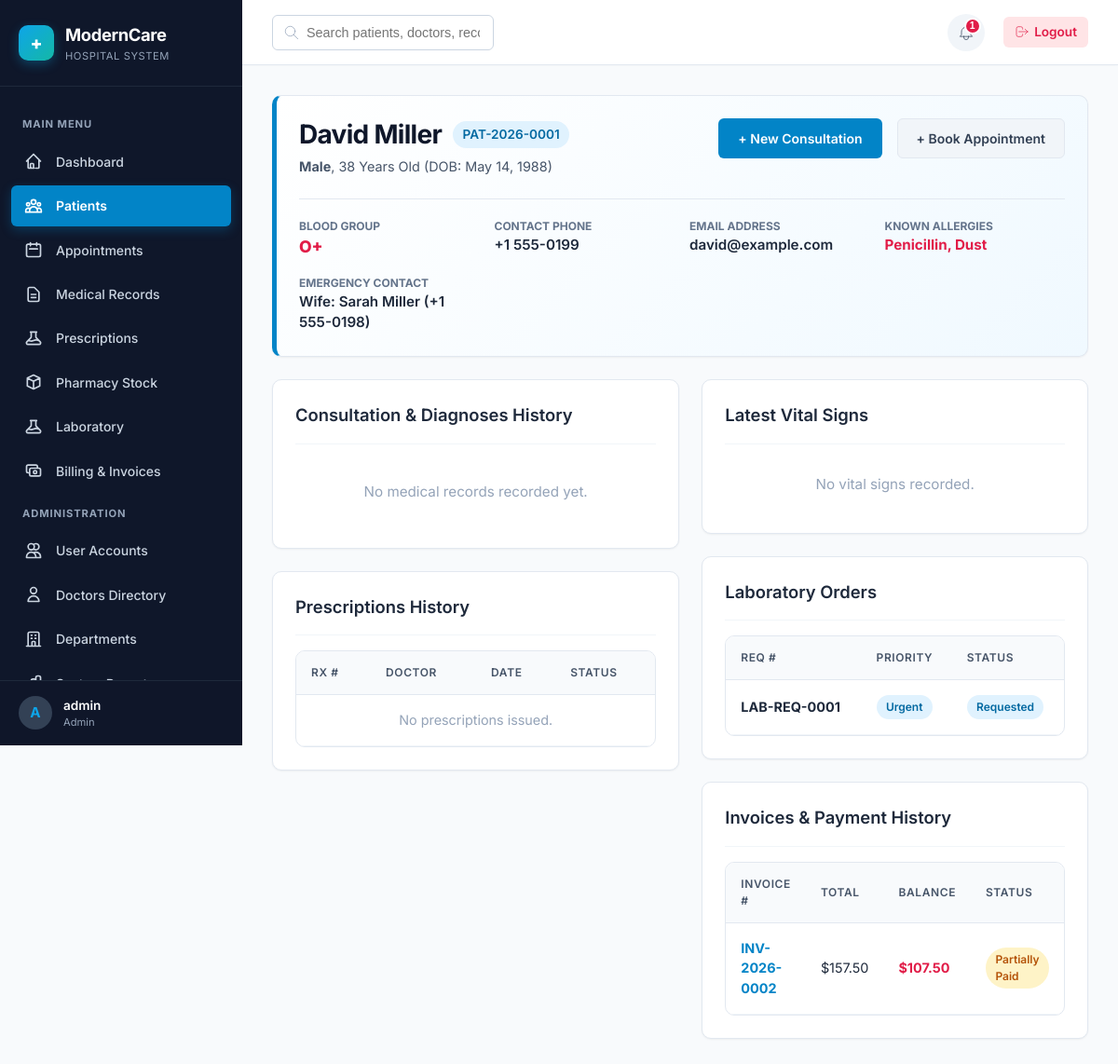
The page /patients/profile.php?id=1 (signed in) on the database its author committed.
### tables this page shows
CREATE TABLE `notifications` (
    `id` INT AUTO_INCREMENT PRIMARY KEY,
    `user_id` INT NOT NULL,
    `title` VARCHAR(150) NOT NULL,
    `message` TEXT NOT NULL,
    `type` ENUM('Info', 'Warning', 'Success', 'Danger') DEFAULT 'Info',
    `is_read` TINYINT(1) DEFAULT 0,
    `link` VARCHAR(255) NULL,
    `created_at` DATETIME DEFAULT CURRENT_TIMESTAMP,
    FOREIGN KEY (`user_id`) REFERENCES `users`(`id`) ON DELETE CASCADE
);

CREATE TABLE `patients` (
    `id` INT AUTO_INCREMENT PRIMARY KEY,
    `user_id` INT NULL,
    `patient_number` VARCHAR(30) NOT NULL UNIQUE,
    `first_name` VARCHAR(50) NOT NULL,
    `last_name` VARCHAR(50) NOT NULL,
    `gender` ENUM('Male', 'Female', 'Other') NOT NULL,
    `date_of_birth` DATE NOT NULL,
    `phone` VARCHAR(20) NOT NULL,
    `email` VARCHAR(100) NULL,
    `address` TEXT NULL,
    `emergency_contact` VARCHAR(150) NULL,
    `blood_group` ENUM('A+', 'A-', 'B+', 'B-', 'AB+', 'AB-', 'O+', 'O-', 'Unknown') DEFAULT 'Unknown',
    `allergies` TEXT NULL,
    `status` ENUM('Active', 'Inactive') DEFAULT 'Active',
    `created_at` DATETIME DEFAULT CURRENT_TIMESTAMP,
    FOREIGN KEY (`user_id`) REFERENCES `users`(`id`) ON DELETE SET NULL
);

CREATE TABLE `lab_requests` (
    `id` INT AUTO_INCREMENT PRIMARY KEY,
    `request_number` VARCHAR(30) NOT NULL UNIQUE,
    `patient_id` INT NOT NULL,
    `doctor_id` INT NOT NULL,
    `medical_record_id` INT NULL,
    `request_date` DATETIME DEFAULT CURRENT_TIMESTAMP,
    `status` ENUM('Requested', 'Sample Collected', 'Processing', 'Completed', 'Cancelled') DEFAULT 'Requested',
    `priority` ENUM('Routine', 'Urgent', 'Emergency') DEFAULT 'Routine',
    `notes` TEXT NULL,
    `created_at` DATETIME DEFAULT CURRENT_TIMESTAMP,
    FOREIGN KEY (`patient_id`) REFERENCES `patients`(`id`) ON DELETE CASCADE,
    FOREIGN KEY (`doctor_id`) REFERENCES `doctors`(`id`) ON DELETE RESTRICT,
    FOREIGN KEY (`medical_record_id`) REFERENCES `medical_records`(`id`) ON DELETE SET NULL
);

CREATE TABLE `invoices` (
    `id` INT AUTO_INCREMENT PRIMARY KEY,
    `invoice_number` VARCHAR(30) NOT NULL UNIQUE,
    `patient_id` INT NOT NULL,
    `appointment_id` INT NULL,
    `invoice_date` DATE NOT NULL,
    `due_date` DATE NOT NULL,
    `subtotal` DECIMAL(10,2) NOT NULL DEFAULT 0.00,
    `discount` DECIMAL(10,2) NOT NULL DEFAULT 0.00,
    `tax` DECIMAL(10,2) NOT NULL DEFAULT 0.00,
    `total_amount` DECIMAL(10,2) NOT NULL DEFAULT 0.00,
    `amount_paid` DECIMAL(10,2) NOT NULL DEFAULT 0.00,
    `balance` DECIMAL(10,2) NOT NULL DEFAULT 0.00,
    `status` ENUM('Unpaid', 'Partially Paid', 'Paid', 'Cancelled') DEFAULT 'Unpaid',
    `created_by` INT NULL,
    `created_at` DATETIME DEFAULT CURRENT_TIMESTAMP,
    FOREIGN KEY (`patient_id`) REFERENCES `patients`(`id`) ON DELETE CASCADE,
    FOREIGN KEY (`appointment_id`) REFERENCES `appointments`(`id`) ON DELETE SET NULL,
    FOREIGN KEY (`created_by`) REFERENCES `users`(`id`) ON DELETE SET NULL
);

### includes/functions.php (called while the page is built, shortened)
<?php
function escape(?string $string): string {
    return htmlspecialchars($string ?? '', ENT_QUOTES, 'UTF-8');
}
function format_currency(float $amount, string $symbol = '$'): string {
    return $symbol . number_format($amount, 2);
}
function format_date(?string $dateStr, string $format = 'M d, Y'): string {
    $timestamp = strtotime($dateStr);
    return $timestamp ? date($format, $timestamp) : 'N/A';
}

### includes/auth.php (called while the page is built, shortened)
<?php
require_once __DIR__ . '/functions.php';
function is_logged_in(): bool {
    return isset($_SESSION['user_id']) && !empty($_SESSION['user_id']);
}
function has_role(string|array $roles): bool {
    $roleList = is_array($roles) ? $roles : [$roles];
    $userRole = $_SESSION['role_name'] ?? '';
    return $userRole === 'Admin' || in_array($userRole, $roleList, true);
}

### patients/profile.php (the view, shortened to what this page needs)
<?php
$baseUrl   = '../';
require_once __DIR__ . '/../includes/header.php';
require_once __DIR__ . '/../includes/sidebar.php';
$db = Database::getInstance();
$patientId = (int)($_GET['id'] ?? 0);
$pStmt = $db->prepare("SELECT * FROM patients WHERE id = :id");
$pStmt->execute([':id' => $patientId]);
$patient = $pStmt->fetch();
$dob = new DateTime($patient['date_of_birth']);
$now = new DateTime();
$age = $now->diff($dob)->y;
$vitalsStmt = $db->prepare("SELECT * FROM vital_signs WHERE patient_id = :pid ORDER BY recorded_at DESC LIMIT 5");
$vitalsStmt->execute([':pid' => $patientId]);
$vitals = $vitalsStmt->fetchAll();
$recordsStmt = $db->prepare("
    SELECT mr.*, d.first_name AS doc_fn, d.last_name AS doc_ln
    FROM medical_records mr
    JOIN doctors d ON mr.doctor_id = d.id
    WHERE mr.patient_id = :pid
    ORDER BY mr.visit_date DESC
");
$recordsStmt->execute([':pid' => $patientId]);
$medicalRecords = $recordsStmt->fetchAll();
$rxStmt = $db->prepare("
    SELECT pr.*, d.first_name AS doc_fn, d.last_name AS doc_ln
    FROM prescriptions pr
    JOIN doctors d ON pr.doctor_id = d.id
    WHERE pr.patient_id = :pid
    ORDER BY pr.prescription_date DESC
");
$rxStmt->execute([':pid' => $patientId]);
$prescriptions = $rxStmt->fetchAll();
$labStmt = $db->prepare("
    SELECT lr.*, d.first_name AS doc_fn, d.last_name AS doc_ln
    FROM lab_requests lr
    JOIN doctors d ON lr.doctor_id = d.id
    WHERE lr.patient_id = :pid
    ORDER BY lr.request_date DESC
");
$labStmt->execute([':pid' => $patientId]);
$labRequests = $labStmt->fetchAll();
$invStmt = $db->prepare("SELECT * FROM invoices WHERE patient_id = :pid ORDER BY invoice_date DESC");
$invStmt->execute([':pid' => $patientId]);
$invoices = $invStmt->fetchAll();
?>
<div class="main-content">
    <?php require_once __DIR__ . '/../includes/navbar.php'; ?>
    <main class="content-body">
        <div class="card" style="background: linear-gradient(135deg, #ffffff 0%, var(--primary-50) 100%); border-left: 5px solid var(--primary-600);">
            <div style="display:flex; justify-content:space-between; align-items:flex-start; flex-wrap:wrap; gap:1.5rem;">
                <div>
                    <div style="display:flex; align-items:center; gap:0.75rem;">
                        <h1 class="page-title" style="margin:0;"><?= escape($patient['first_name'] . ' ' . $patient['last_name']) ?></h1>
                        <span class="badge badge-info" style="font-size:0.85rem;"><?= escape($patient['patient_number']) ?></span>
                    </div>
                    <div style="color:var(--slate-600); font-size:0.9rem; margin-top:0.35rem;">
                        <strong><?= escape($patient['gender']) ?></strong>, <?= $age ?> Years Old (DOB: <?= format_date($patient['date_of_birth']) ?>)
                    </div>
                </div>
                <div style="display:flex; gap:1rem;">
                    <?php if (has_role(['Admin', 'Doctor', 'Nurse'])): ?>
                        <a href="../medical-records/index.php?patient_id=<?= $patient['id'] ?>" class="btn btn-primary">+ New Consultation</a>
                    <?php endif; ?>
                    <?php if (has_role(['Admin', 'Receptionist'])): ?>
                        <a href="../appointments/index.php?patient_id=<?= $patient['id'] ?>" class="btn btn-secondary">+ Book Appointment</a>
                    <?php endif; ?>
                </div>
            </div>
            <div style="display:grid; grid-template-columns: repeat(auto-fit, minmax(180px, 1fr)); gap:1rem; margin-top:1.5rem; padding-top:1.25rem; border-top:1px solid var(--slate-200);">
                <div>
                    <div style="font-size:0.75rem; color:var(--slate-500); text-transform:uppercase; font-weight:700;">Blood Group</div>
                    <div style="font-weight:800; font-size:1.1rem; color:var(--rose-600);"><?= escape($patient['blood_group']) ?></div>
                </div>
                <div>
                    <div style="font-size:0.75rem; color:var(--slate-500); text-transform:uppercase; font-weight:700;">Contact Phone</div>
                    <div style="font-weight:600; color:var(--slate-800);"><?= escape($patient['phone']) ?></div>
                </div>
                <div>
                    <div style="font-size:0.75rem; color:var(--slate-500); text-transform:uppercase; font-weight:700;">Email Address</div>
                    <div style="font-weight:600; color:var(--slate-800);"><?= escape($patient['email'] ?: 'N/A') ?></div>
                </div>
                <div>
                    <div style="font-size:0.75rem; color:var(--slate-500); text-transform:uppercase; font-weight:700;">Known Allergies</div>
                    <div style="font-weight:700; color:var(--rose-600);"><?= escape($patient['allergies'] ?: 'None') ?></div>
                </div>
                <div>
                    <div style="font-size:0.75rem; color:var(--slate-500); text-transform:uppercase; font-weight:700;">Emergency Contact</div>
                    <div style="font-weight:600; color:var(--slate-800);"><?= escape($patient['emergency_contact'] ?: 'N/A') ?></div>
                </div>
            </div>
        </div>
        <div class="dashboard-grid">
            <div>
                <div class="card">
                    <div class="card-header">
                        <div class="card-title">Consultation & Diagnoses History</div>
                    </div>
                    <?php if (empty($medicalRecords)): ?>
                        <div style="color:var(--slate-400); text-align:center; padding:1.5rem;">No medical records recorded yet.</div>
                    <?php endif; ?>
                </div>
                <div class="card">
                    <div class="card-header">
                        <div class="card-title">Prescriptions History</div>
                    </div>
                    <div class="table-responsive">
                        <table class="table">
                            <thead>
                                <tr>
                                    <th>Rx #</th>
                                    <th>Doctor</th>
                                    <th>Date</th>
                                    <th>Status</th>
                                </tr>
                            </thead>
                            <tbody>
                                <?php if (empty($prescriptions)): ?>
                                    <tr><td colspan="4" style="text-align:center; color:var(--slate-400);">No prescriptions issued.</td></tr>
                                <?php endif; ?>
                            </tbody>
                        </table>
                    </div>
                </div>
            </div>
            <div>
                <div class="card">
                    <div class="card-header">
                        <div class="card-title">Latest Vital Signs</div>
                    </div>
                    <?php if (empty($vitals)): ?>
                        <div style="color:var(--slate-400); text-align:center; padding:1rem;">No vital signs recorded.</div>
                    <?php endif; ?>
                </div>
                <div class="card">
                    <div class="card-header">
                        <div class="card-title">Laboratory Orders</div>
                    </div>
                    <div class="table-responsive">
                        <table class="table">
                            <thead>
                                <tr>
                                    <th>Req #</th>
                                    <th>Priority</th>
                                    <th>Status</th>
                                </tr>
                            </thead>
                            <tbody>
                                <?php if (empty($labRequests)): ?>
                                    <tr><td colspan="3" style="text-align:center; color:var(--slate-400);">No lab tests requested.</td></tr>
                                <?php else: ?>
                                    <?php foreach ($labRequests as $lr): ?>
                                        <tr>
                                            <td><strong><?= escape($lr['request_number']) ?></strong></td>
                                            <td><span class="badge badge-info"><?= escape($lr['priority']) ?></span></td>
                                            <td><span class="badge badge-<?= strtolower(str_replace(' ', '-', $lr['status'])) ?>"><?= escape($lr['status']) ?></span></td>
                                        </tr>
                                    <?php endforeach; ?>
                                <?php endif; ?>
                            </tbody>
                        </table>
                    </div>
                </div>
                <div class="card">
                    <div class="card-header">
                        <div class="card-title">Invoices & Payment History</div>
                    </div>
                    <div class="table-responsive">
                        <table class="table">
                            <thead>
                                <tr>
                                    <th>Invoice #</th>
                                    <th>Total</th>
                                    <th>Balance</th>
                                    <th>Status</th>
                                </tr>
                            </thead>
                            <tbody>
                                <?php if (empty($invoices)): ?>
                                    <tr><td colspan="4" style="text-align:center; color:var(--slate-400);">No invoices recorded.</td></tr>
                                <?php else: ?>
                                    <?php foreach ($invoices as $inv): ?>
                                        <tr>
                                            <td><a href="../billing/view.php?id=<?= $inv['id'] ?>" style="color:var(--primary-600); font-weight:700; text-decoration:none;"><?= escape($inv['invoice_number']) ?></a></td>
                                            <td><?= format_currency($inv['total_amount']) ?></td>
                                            <td style="color:<?= $inv['balance'] > 0 ? 'var(--rose-600)' : 'var(--emerald-600)' ?>; font-weight:700;"><?= format_currency($inv['balance']) ?></td>
                                            <td><span class="badge badge-<?= strtolower(str_replace(' ', '-', $inv['status'])) ?>"><?= escape($inv['status']) ?></span></td>
                                        </tr>
                                    <?php endforeach; ?>
                                <?php endif; ?>
                            </tbody>
                        </table>
                    </div>
                </div>
            </div>
        </div>
    </main>
<?php require_once __DIR__ . '/../includes/footer.php'; ?>

### includes/navbar.php (shortened to what this page needs)
<?php
require_once __DIR__ . '/auth.php';
$user = current_user();
$baseUrl = $baseUrl ?? '../';
$notifications = [];
try {
    $db = Database::getInstance();
    $stmt = $db->prepare("SELECT * FROM notifications WHERE user_id = :uid ORDER BY created_at DESC LIMIT 5");
    $stmt->execute([':uid' => $user['id']]);
    $notifications = $stmt->fetchAll();
} catch (Exception $e) {
    error_log("Navbar Notification Error: " . $e->getMessage());
}
$unreadCount = count(array_filter($notifications, fn($n) => $n['is_read'] == 0));
?>
<header class="navbar">
    <div class="navbar-left">
        <div class="search-box">
            <svg fill="none" stroke="currentColor" viewBox="0 0 24 24"><path stroke-linecap="round" stroke-linejoin="round" d="M21 21l-6-6m2-5a7 7 0 11-14 0 7 7 0 0114 0z"/></svg>
            <input type="text" class="form-control" placeholder="Search patients, doctors, records...">
        </div>
    </div>
    <div class="navbar-right">
        <div class="notif-wrapper">
            <button id="notif-dropdown-btn" class="notif-btn" aria-label="Notifications">
                <?php if ($unreadCount > 0): ?>
                    <span class="notif-badge"><?= $unreadCount ?></span>
                <?php endif; ?>
            </button>
        </div>
        <a href="<?= $baseUrl ?>auth/logout.php" class="logout-link">
            <svg width="16" height="16" fill="none" stroke="currentColor" viewBox="0 0 24 24"><path stroke-linecap="round" stroke-linejoin="round" d="M17 16l4-4m0 0l-4-4m4 4H7m6 4v1a3 3 0 01-3 3H6a3 3 0 01-3-3V7a3 3 0 013-3h4a3 3 0 013 3v1"/></svg>
            Logout
        </a>
    </div>
</header>

### rows shown on the page
notifications: is_read "1"
patients: first_name+last_name "David Miller", patient_number "PAT-2026-0001", gender "Male", date_of_birth "May 14, 1988", blood_group "O+", phone "+1 555-0199", email "david@example.com", allergies "Penicillin, Dust", emergency_contact "Wife: Sarah Miller (+1 555-0198)"
lab_requests: request_number "LAB-REQ-0001", priority "Urgent", status "Requested"
invoices: invoice_number "INV-2026-0002", total_amount "$157.50", balance "$107.50", status "Partially Paid"

### other values the page prints
substr($user['username'] ?? 'U', 0, 1) "A"
$user['full_name'] "admin"
$role "Admin"
